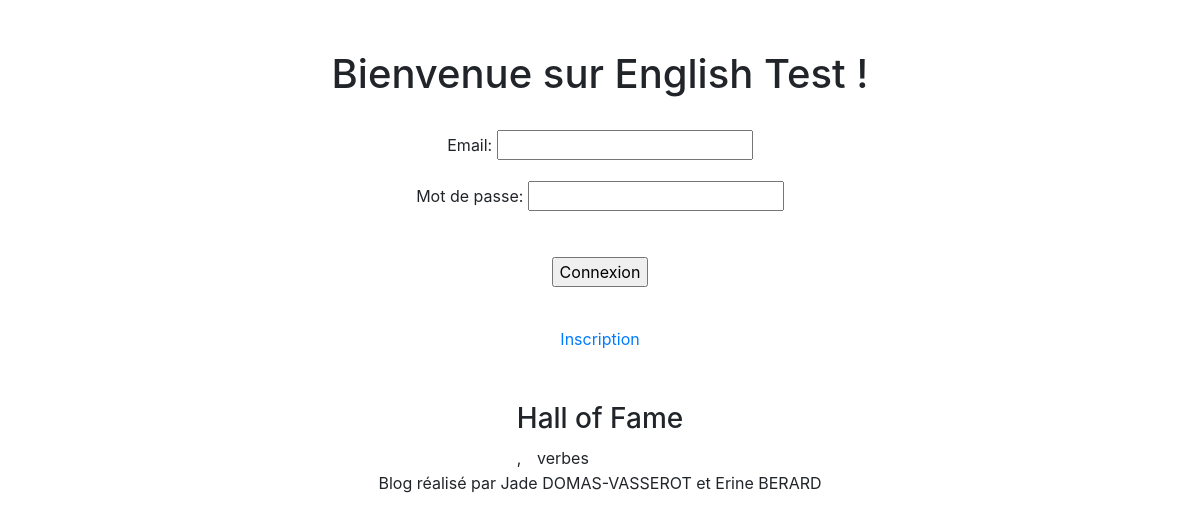
/index/, run on an earlier commit of the app's database.
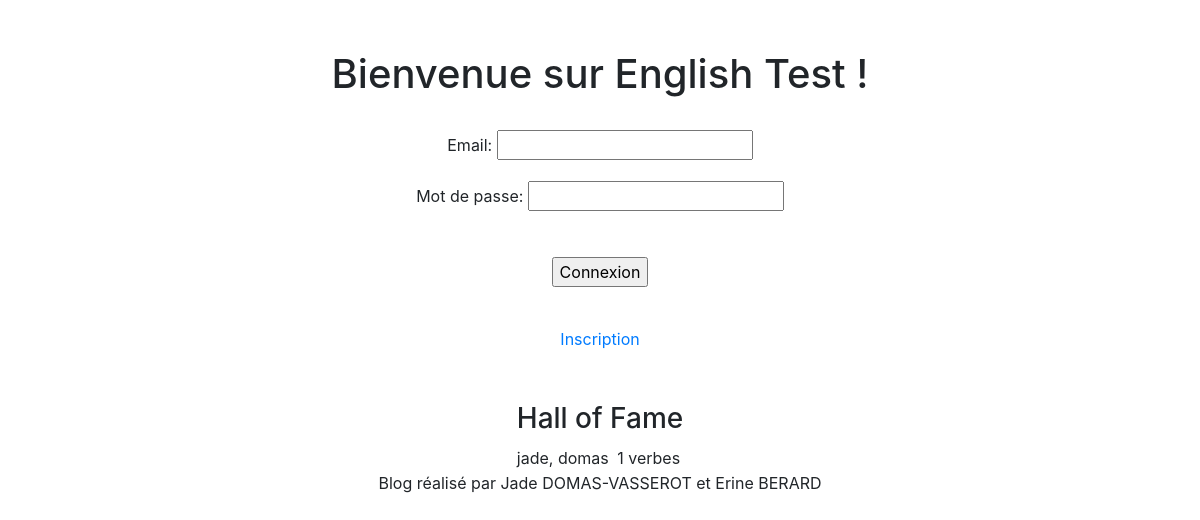
And on a later commit of the database.
### english_test/models.py (models this page shows, shortened)
class Joueur(models.Model):
    email = models.CharField(max_length=200)
    nom = models.CharField(max_length=100)
    prenom = models.CharField(max_length=100)
    motDePasse = models.CharField(max_length=20)
    idVille = models.ForeignKey('Ville', on_delete=models.PROTECT)
    niveau = models.CharField(max_length=100)

### english_test/views.py (the view)
# urls.py: path('index/', views.accueil, name="accueil"),
def accueil(request):
    bestUser = Joueur.objects.order_by('-niveau').first()
    if request.method == 'POST':
        form = ConnexionForm(request.POST)
        if form.is_valid():
            email = form.cleaned_data['email']
            motDePasse = form.cleaned_data['motDePasse']
            user = Joueur.objects.filter(email=email, motDePasse=motDePasse).first()
            if user is not None:
                partie = Partie(idJoueur_id=user.id, score= 0)
                Partie.save(partie)
                return redirect('/jeu/{}'.format(partie.id))
            else:
                form.add_error(None, "L'adresse email ou le mot de passe est incorrect.")
    else:
        form = ConnexionForm()
    return render(request, 'index.html', {'form': form, 'bestUser': bestUser})

### english_test/form.py
class ConnexionForm(forms.Form):
    email = forms.CharField(max_length=200, label="Email",
                            widget=forms.EmailInput(
                            ), validators=[validators.validate_email], required=True)
    motDePasse = forms.CharField(max_length=20, label="Mot de passe",
                                 widget=forms.PasswordInput(
                                 ), required=True)

### templates/index.html (shortened to what this page needs)
<html>
<head>
  <link rel="stylesheet" href="https://stackpath.bootstrapcdn.com/bootstrap/4.3.1/css/bootstrap.min.css"
>
  <link href="/static/css/style.css" rel="stylesheet">
</head>
<body>
  <div class="container">
    <div class="textcenter">
      <h1>Bienvenue sur English Test !</h1>
      <br />
      <form method="post" action="{%  url 'accueil' %}" novalidate>
            {{ form.as_p}}
            <input type="submit" value="Connexion" class="submitBtn">
         </form>
      <br />
      <a href="/inscription">Inscription</a>
      <br />
      <br />
      <br />
      <div class="center">
        <table>
          <tr>
            <td colspan="2" style="text-align: center;">
              <h3>Hall of Fame</h3>
            </td>
          </tr>
          <tr>
            <td>
                {{ bestUser.nom }}, {{ bestUser.prenom }}
            </td>
            <td>
                {{bestUser.niveau }} verbes
            </td>
          </tr>
        </table>
      </div>
    </div>
  </div>
 <footer class="center" id="footer">
        Blog réalisé par Jade DOMAS-VASSEROT et Erine BERARD
    </footer>
</body>
</html>

### static/css/style.css (style rules this page uses)
html { font-family: 'Roboto', sans-serif; padding-top: 50px; }
.textcenter { text-align: center; }
.center { display: flex; flex-direction: column; align-items: center; }
input[type="submit"] { margin-top: 25px; }
table { border-collapse: separate; }

What changed in the data, as far as the page shows it:
added Joueur: nom "jade", prenom "domas", niveau "1"
